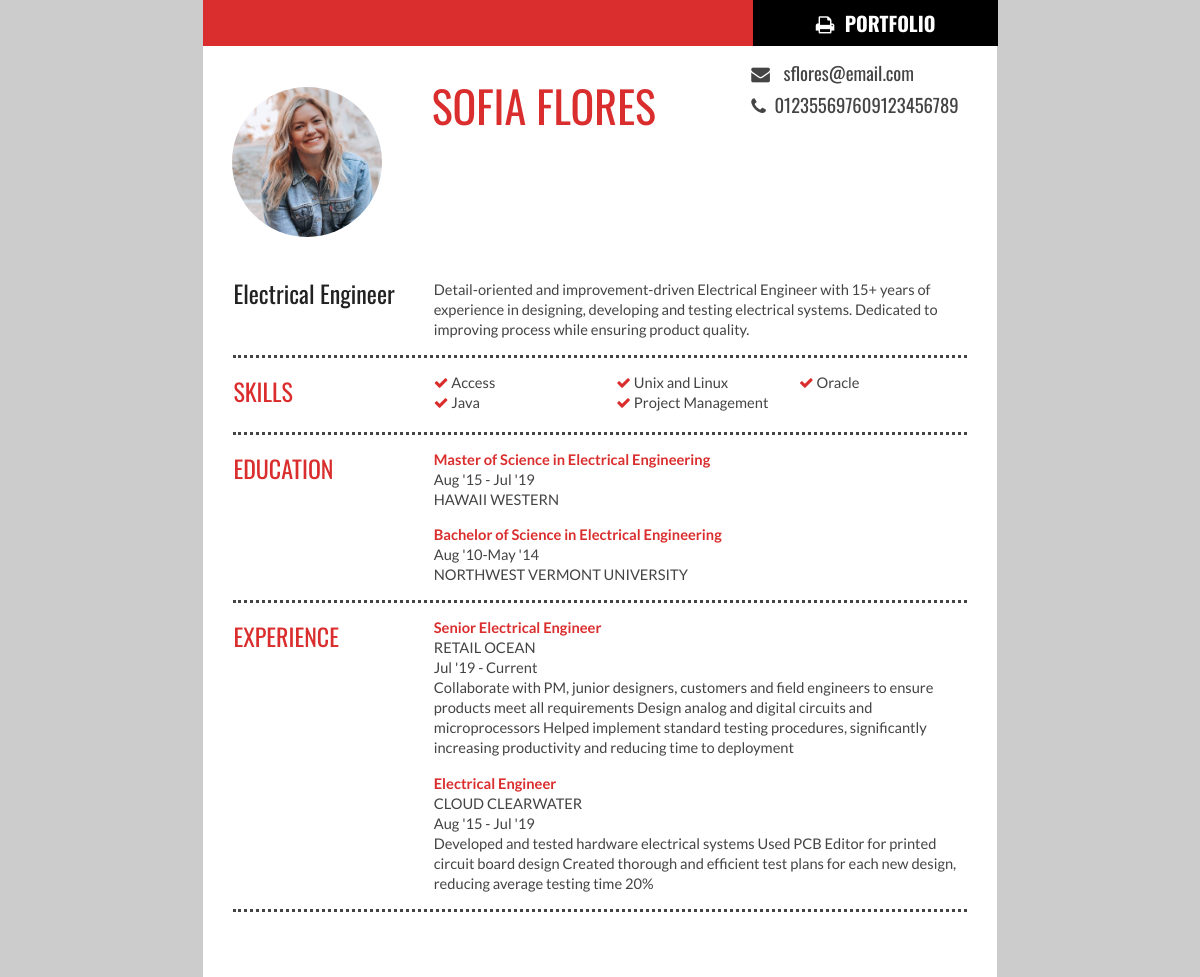
Screenshot of /app/template5.php (signed in) with the database file from the repository.
### tables this page shows
CREATE TABLE `basic` (
  `id` int(10) NOT NULL,
  `user_id` int(100) NOT NULL,
  `name` varchar(100) NOT NULL,
  `email` varchar(100) NOT NULL,
  `address` varchar(500) NOT NULL,
  `profession` varchar(100) NOT NULL,
  `image` varchar(200) NOT NULL,
  `about` varchar(1000) NOT NULL,
  `skill1` varchar(100) NOT NULL,
  `skill2` varchar(100) NOT NULL,
  `skill3` varchar(100) NOT NULL,
  `skill4` varchar(100) NOT NULL,
  `skill5` varchar(100) NOT NULL,
  `lang1` varchar(20) NOT NULL,
  `lang2` varchar(20) NOT NULL,
  `lang3` varchar(20) NOT NULL,
  `degree1` varchar(100) NOT NULL,
  `university1` varchar(100) NOT NULL,
  `es_year1` varchar(100) NOT NULL,
  `degree2` varchar(100) NOT NULL,
  `university2` varchar(100) NOT NULL,
  `es_year2` varchar(100) NOT NULL,
  `c_name1` varchar(100) NOT NULL,
  `j_profession1` varchar(100) NOT NULL,
  `js_year1` varchar(100) NOT NULL,
  `details1` varchar(2000) NOT NULL,
  `c_name2` varchar(100) NOT NULL,
  `j_profession2` varchar(100) NOT NULL,
  `js_year2` varchar(100) NOT NULL,
  `details2` varchar(2000) NOT NULL,
  `c_name3` varchar(100) NOT NULL,
  `j_profession3` varchar(100) NOT NULL,
  `js_year3` varchar(100) NOT NULL,
  `details3` varchar(2000) NOT NULL,
  `phone` varchar(10) NOT NULL
);

### app/template5.php (the view, shortened to what this page needs)
<?php
include 'config.php';
$user_id = $_SESSION['user_id'];
?>
<!DOCTYPE html>
<html lang="et" >
<head>
</head>
<body>
<html lang="et" >
   <head>
      <link rel="stylesheet" href="https://cdnjs.cloudflare.com/ajax/libs/font-awesome/4.7.0/css/font-awesome.min.css">
   </head>
   <body id="top">
   <?php
         $select_info = mysqli_query($conn, "SELECT * FROM `basic` WHERE user_id = '$user_id'") or die('query failed');
         if(mysqli_num_rows($select_info) > 0){
            while($fetch_info = mysqli_fetch_assoc($select_info)){
      ?>
      <page size="A4">
         <div id="button" class="no-print">
            <button type="button" onclick="myFunction()"><span class="button-txt"><i class="fa fa-print" aria-hidden="true"></i>
            &nbsp;Portfolio</span></button>
         </div>
         <div class="cv">
            <div id="header">
               <div class="contactDetails">
                  <ul>
                     <li class="icon" title="Kirjuta mulle!"><a href=""><i class="fa fa-envelope">&nbsp;&nbsp;</i> <?php echo $fetch_info['email']; ?></a></li>
                     <li class="icon" title="Helista mulle!"><a href=""><i class="fa fa-phone" aria-hidden="true"></i>&nbsp;&nbsp;<?php echo $fetch_info['phone']; ?>09123456789</a></li>
                  </ul>
               </div>
            </div>
            <div class="mainDetails">
               <div id="headshot">
                  <img id="avatar" src="uploaded_img/<?php echo $fetch_info['image']; ?>" alt="" title="See olen mina" />
               </div>
               <div id="name">
                  <h1><?php echo $fetch_info['name']; ?><span class="nameDetails">&nbsp;&nbsp;</span></h1>
               </div>
            </div>
            <div id="mainArea">
               <section>
                  <article>
                     <div class="sectionTitle">
                        <h3><?php echo $fetch_info['profession']; ?></h3>
                     </div>
                     <div class="sectionContent">
                        <p><?php echo $fetch_info['about']; ?></p>
                     </div>
                  </article>
               </section>
               <section>
                  <div class="sectionTitle">
                     <h1>Skills</h1>
                  </div>
                  <div class="sectionContent">
                     <ul class="keySkills">
                        <li><i class="fa fa-check" aria-hidden="true"></i>&nbsp;<?php echo $fetch_info['skill1']; ?></li>
                        <li><i class="fa fa-check" aria-hidden="true"></i>&nbsp;<?php echo $fetch_info['skill2']; ?></li>
                        <li><i class="fa fa-check" aria-hidden="true"></i>&nbsp;<?php echo $fetch_info['skill3']; ?></li>
                        <li><i class="fa fa-check" aria-hidden="true"></i>&nbsp;<?php echo $fetch_info['skill4']; ?></li>
                        <li><i class="fa fa-check" aria-hidden="true"></i>&nbsp;<?php echo $fetch_info['skill5']; ?></li>
                     </ul>
                  </div>
               </section>
               <section>
                  <div class="sectionTitle">
                     <h1>Education</h1>
                  </div>
                  <div class="sectionContent">
                     <ul class="list">
                        <li><span class="subDetails"><?php echo $fetch_info['degree1']; ?></span></li>
                        <li><span class="bold"></span> <?php echo $fetch_info['es_year1']; ?></li>
                       <li><span class="bold"></span><?php echo $fetch_info['university1']; ?></li>
                     </ul>
                  </div>
                  <div class="sectionContent">
                     <ul class="list">
                        <li><span class="subDetails"><?php echo $fetch_info['degree2']; ?></span></li>
                        <li><span class="bold"></span> <?php echo $fetch_info['es_year2']; ?></li>
                       <li><span class="bold"></span><?php echo $fetch_info['university2']; ?></li>
                     </ul>
                  </div>
               </section>
               <section>
                  <div class="sectionTitle">
                     <h1>Experience</h1>
                  </div>
                  <div class="sectionContent">
                     <ul class="list">
                        <li><span class="subDetails"><?php echo $fetch_info['j_profession1']; ?></span></li>
                        <li><span class="bold"></span> <?php echo $fetch_info['c_name1']; ?></li>
                       <li><span class="bold"></span><?php echo $fetch_info['js_year1']; ?></li>
                       <li><span class="bold"></span><?php echo $fetch_info['details1']; ?></li>
                     </ul>
                  </div>
                  <div class="sectionContent">
                     <ul class="list">
                        <li><span class="subDetails"><?php echo $fetch_info['j_profession2']; ?></span></li>
                        <li><span class="bold"></span> <?php echo $fetch_info['c_name2']; ?></li>
                       <li><span class="bold"></span><?php echo $fetch_info['js_year2']; ?></li>
                       <li><span class="bold"></span><?php echo $fetch_info['details2']; ?></li>
                     </ul>
                  </div>
               </section>
               <section>
               </section>
            </div>
         </div>
      </page>
      <?php
         }
      }else{
         echo '<p class="empty">no info added yet!</p>';
      }
      ?>
   </body>
<html>

### app/template5.php (style rules this page uses)
body { background: rgb(204,204,204); }
page { background: #fff; display: block; margin: 0 auto; margin-bottom: 5mm; margin-top: 5mm; }
page[size="A4"] { width: 210mm; height: 297mm; }
html,body,div,span,object,iframe,h1,h2,h3,h4,h5,h6,p,blockquote,pre,abbr,address,cite,code,del,dfn,em,img,ins,kbd,q,samp,small,strong,sub,sup,var,b,i,dl,dt,dd,ol,ul,li,fieldset,form,label,legend,table,caption,tbody,tfoot,thead,tr,th,td,article,aside,canvas,details,figcaption,figure,footer,header,hgroup,menu,nav,section,summary,time,mark,audio,video { border:0; font:inherit; font-size:100%; margin:0; padding:0; vertical-align:baseline; }
article,aside,details,figcaption,figure,footer,header,hgroup,menu,nav,section { display:block; }
html, body { font-family: 'Lato', helvetica, arial, sans-serif; font-size: 11pt; color: #222; }
p { line-height: 15pt; margin-bottom: 4mm; color: #444; word-break: break-word; }
a { text-decoration: none; }
a, .fa-check, .fa-arrow-right { color: #da2d2d; }
.cv { width: 210mm; height: 297mm; background: #fff; }
.mainDetails { padding: 8mm 0 0 8mm; background: #fff; }
#name { float: left; text-transform: uppercase; padding: 8.5mm 0 0 7mm; }
#name h1 { font-size: 33pt; font-weight: 400; font-family: 'Oswald', Helvetica, Arial, sans-serif; line-height: 38pt; color:#da2d2d; }
h3 { font-size: 18pt; font-family: 'Oswald', Helvetica, Arial, sans-serif; line-height: 20pt; }
#mainArea, #mainAreaTwo { padding: 0 8mm; }
#headshot { width: 46mm; float: left; margin-top:10mm; margin-left:-.5mm; }
#headshot img { height: 150px; width: 150px; border-radius: 50%; border:2px solid var(--black); object-fit: cover; margin-bottom: 10px; -webkit-border-radius: 50%; border-radius: 50%; }
.contactDetails { float:right; margin:10mm 8mm 0 0; float: right; }
.contactDetails ul { list-style-type: none; font-family: 'Oswald', Helvetica, Arial, sans-serif; }
.contactDetails ul li { line-height: 24pt; color: #444; }
.contactDetails ul li a, a[href^=tel] { color: #444; padding: 4px 8px; text-decoration: none; -webkit-transition: all .1s ease-in; -moz-transition: all .1s ease-in; -o-transition: all .1s ease-in; -ms-transition: all .1s ease-in; transition: all .1s ease-in; }
.icon { font-size: 14pt; }
section { border-top: 1mm dotted #444; padding: 4mm 0 0 0; }
section:first-child { border-top: 0; padding: 8mm 0 0 0; }
section:last-child { padding: 4mm 0 0 0; }
.sectionTitle { float: left; width: 50mm; margin-bottom:6mm; }
.sectionContent { float: right; width: 141mm; }
.sectionTitle h1 { font-family: 'Oswald', Helvetica, Arial, sans-serif; font-weight: 400; text-transform: uppercase; font-size: 18pt; color: #da2d2d; }
.subDetails { font-family: 'Lato', Helvetica, Arial, sans-serif; font-size: 11pt; font-weight:bold; color: #da2d2d; }
.nameDetails { font-size: 11pt; font-family: 'Lato', Helvetica, Arial, sans-serif; color: #444; text-transform: lowercase; }
.keySkills { list-style-type: none; -moz-column-count:3; -webkit-column-count:3; column-count:3; margin-bottom: 4mm; font-size: 11pt; color: #444; line-height: 15pt; }
.list { list-style-type: none; -moz-column-count:1; -webkit-column-count:1; column-count:1; margin-bottom: 4mm; font-size: 11pt; color: #444; line-height: 15pt; }
button { background-color: black; width:245px; border:none; outline:0; color: #fff; font-family: 'Oswald', Helvetica, Arial, sans-serif; font-size: 20px; font-weight:bold; padding: 8px 20px; text-align: center; text-decoration: none; display: inline-block; margin: 0px 550px; cursor: pointer; text-transform:uppercase }
#button { width:210mm; height:40px; position:fixed; z-index: 10; background: #da2d2d; border-bottom:solid #da2d2d 6px; top:0px; }

### rows the page displays
basic: email "sflores@email.com", phone "0123556976", image (picture), name "SOFIA FLORES", profession "Electrical Engineer", about "Detail-oriented and improvement-driven Electrical Engineer with 15+ years of experience in designing, developing and testing electrical systems. Dedicated to improving process while ensuring product quality.", skill1 "Access", skill2 "Java", skill3 "Unix and Linux", skill4 "Project Management", skill5 "Oracle", degree1 "Master of Science in Electrical Engineering", es_year1 "Aug '15 - Jul '19", university1 "HAWAII WESTERN", degree2 "Bachelor of Science in Electrical Engineering", es_year2 "Aug '10-May '14", university2 "NORTHWEST VERMONT UNIVERSITY", j_profession1 "Senior Electrical Engineer", c_name1 "RETAIL OCEAN", js_year1 "Jul '19 - Current", details1 "Collaborate with PM, junior designers, customers and field engineers to ensure products meet all requirements Design analog and digital circuits and microprocessors Helped implement standard testing procedures, significantly increasing productivity and reducing time to deployment", j_profession2 "Electrical Engineer", c_name2 "CLOUD CLEARWATER", js_year2 "Aug '15 - Jul '19", details2 "Developed and tested hardware electrical systems Used PCB Editor for printed circuit board design Created thorough and efficient test plans for each new design, reducing average testing time 20%"
